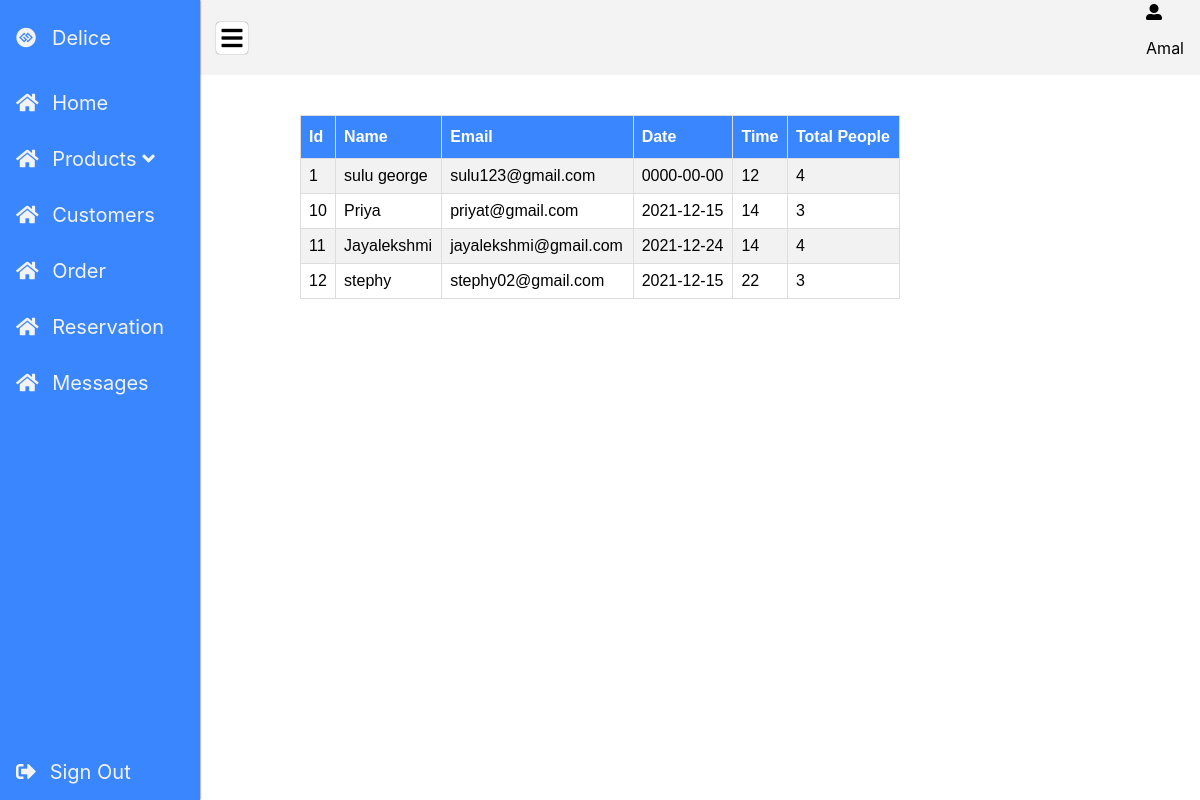
/reservedetails.php (signed in), run on the app's committed database.
### tables this page shows
CREATE TABLE `reserve` (
  `id` int(11) NOT NULL,
  `name` varchar(150) NOT NULL,
  `email` varchar(150) NOT NULL,
  `date` date NOT NULL,
  `time` int(20) NOT NULL,
  `people` int(50) NOT NULL
);

### reservedetails.php (the view, shortened to what this page needs)
<?php
if(isset($_SESSION["deliceSession"]) != session_id()){
    header("Location: front_page.php");
    die();
}
else{
?>
<!DOCTYPE html>
<html lang="en">
  <head>
    <link rel="stylesheet" href="stylesheet/reservedetail.css" >
    <link rel="stylesheet" href="https://cdnjs.cloudflare.com/ajax/libs/font-awesome/5.15.3/css/all.min.css" />
   </head>
<body>
  <header id="header">
    <i class="fa fa-bars" id="nav-toggler"></i>
    <div>
      <i class="fa fa-user-alt"></i>
      <span><?php
            include 'db_connect.php';
                echo "<p class=display>".$_SESSION['name']."</p>";
            ?></span>
    </div>
  </header>
  <nav id="nav">
  <div>
    <div class="logo">
      <i class="fab fa-gg-circle"></i>
      <span>Delice</span>
    </div>
    <ul class="nav">
      <li class="nav_item">
        <a href="admin.php" class="nav_item-link">
          <i class="fa fa-home"></i>
          <span>Home</span>
        </a>
      </li>
      <li class="nav_item">
        <a href="#" class="nav_item-link">
          <i class="fa fa-home"></i>
          <span>Products <i class="fa fa-angle-down"></i></span>
        </a>
      </li>
      <li class="nav_item">
        <a href="regdetails.php" class="nav_item-link">
          <i class="fa fa-home"></i>
          <span>Customers</span>
        </a>
      </li>
      <li class="nav_item">
        <a href="#" class="nav_item-link">
          <i class="fa fa-home"></i>
          <span>Order</span>
        </a>
      </li>
      <li class="nav_item">
        <a href="reservedetails.php" class="nav_item-link">
          <i class="fa fa-home"></i>
          <span>Reservation</span>
        </a>
      </li>
      <li class="nav_item">
        <a href="contactdetails.php" class="nav_item-link">
          <i class="fa fa-home"></i>
          <span>Messages</span>
        </a>
      </li>
    </ul>
  </div>
    <a href="logout.php" class="sign-out">
      <i class="fas fa-sign-out-alt"></i>
      <span>Sign Out</span>
    </a>
  </nav><br><br>
<center>
<table id="customers">
  <tr>
    <th>Id</th>
    <th>Name</th>
    <th>Email</th>
    <th>Date</th>
    <th>Time</th>
    <th>Total People</th>
  </tr>
  <?php
  $result = mysqli_query($con, "SELECT * FROM `reserve`");
  while($row=mysqli_fetch_array($result)){
	  ?>
  <tr>
    <td><?php echo $row["id"];?> </td>
    <td><?php echo $row["name"];?> </td>
	  <td><?php echo $row["email"];?> </td>
    <td><?php echo $row["date"];?> </td>
    <td><?php echo $row["time"];?> </td>
    <td><?php echo $row["people"];?> </td>
  </tr>
<?php
}
?>
</table>
</center>
</body>
</html>
<?php
}
?>

### stylesheet/reservedetail.css (style rules this page uses)
:root { --nav-width: 200px; --nav-collapse-width: 80px; --header-height: 75px; --nav-bg-color: #3a86ff; --active-color: #ffff3f; }
*, *:before, *:after { box-sizing: border-box; }
body { margin: 0; padding: 0; font-family: Montserrat, -apple-system, BlinkMacSystemFont, 'Segoe UI', Roboto, Oxygen, Ubuntu, Cantarell, 'Open Sans', 'Helvetica Neue', sans-serif; }
ul { list-style-type: none; margin: 0; padding: 0; }
a { text-decoration: none; color: #343434; }
header { display: flex; justify-content: space-between; padding: 0 1rem; align-items: center; height: var(--header-height); background-color: #f3f3f3; padding-left: calc(var(--nav-width) + 1rem); transition: padding-left 0.3s ease-in-out; }
header #nav-toggler { font-size: 1.5rem; box-shadow: 0 0 1px #343434; background-color: #fff; padding: 0.25rem 0.35rem; border-radius: 0.25rem; }
nav { display: flex; flex-direction: column; justify-content: space-between; position: fixed; top: 0; left: 0; height: 100%; background-color: var(--nav-bg-color); width: var(--nav-width); transition: width 0.2s ease-in-out; box-shadow: 0 0 2px #343434; }
nav .logo { display: flex; justify-content: flex-start; align-items: center; height: var(--header-height); }
nav .logo span { margin-left: 1rem; }
.nav_item-link, .logo, .sign-out { font-size: 1.25rem; display: block; padding: 1rem; color: #f3f3f3; white-space: nowrap; }
.nav_item-link span, .logo span, .sign-out span { margin-left: 0.5rem; }
#customers { font-family: Arial, Helvetica, sans-serif; border-collapse: collapse; width: 50%; }
#customers td, #customers th { border: 1px solid #ddd; padding: 8px; }
#customers tr:nth-child(even) { background-color: #f2f2f2; }
#customers th { padding-top: 12px; padding-bottom: 12px; text-align: left; background-color: #3a86ff; color: white; }

### data on the page
reserve: id "1", name "sulu george", email "sulu123@gmail.com", date "0000-00-00", time "12", people "4"
reserve: id "10", name "Priya", email "priyat@gmail.com", date "2021-12-15", time "14", people "3"
reserve: id "11", name "Jayalekshmi", email "jayalekshmi@gmail.com", date "2021-12-24", time "14", people "4"
reserve: id "12", name "stephy", email "stephy02@gmail.com", date "2021-12-15", time "22", people "3"

### other printed values
$_SESSION['name'] "Amal"
